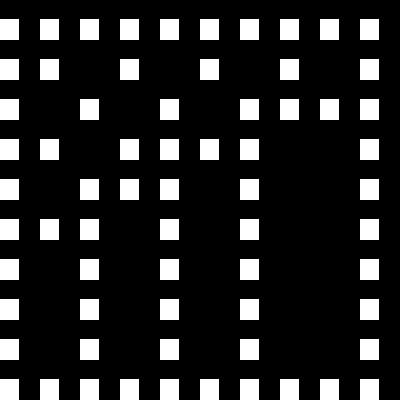

The image is a tile-based game level rendered from a .tmx file. Its description and source (layers, tilesets, objects; grid data summarised) follow:
An orthogonal 10x10 tile map with 40x40 px tiles, 1 tile layer (Layer 1).

<map version="1.0" orientation="orthogonal" width="10" height="10" tilewidth="40" tileheight="40">
 <tileset firstgid="1" name="texture" tilewidth="40" tileheight="40" spacing="4" margin="4">
  <image source="texture.png" />
 </tileset>
 <layer name="Layer 1" width="10" height="10">
  <data>[100 cells, 67 non-empty, 1 distinct tile ids]</data>
 </layer>
</map>
